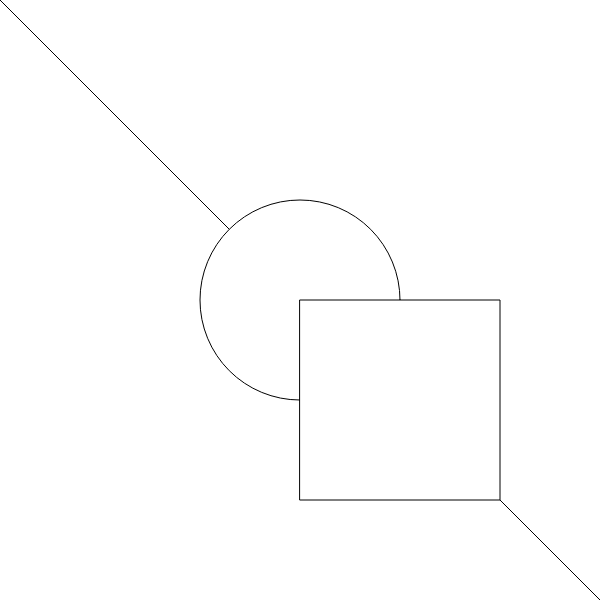
Frame 1 (no input)
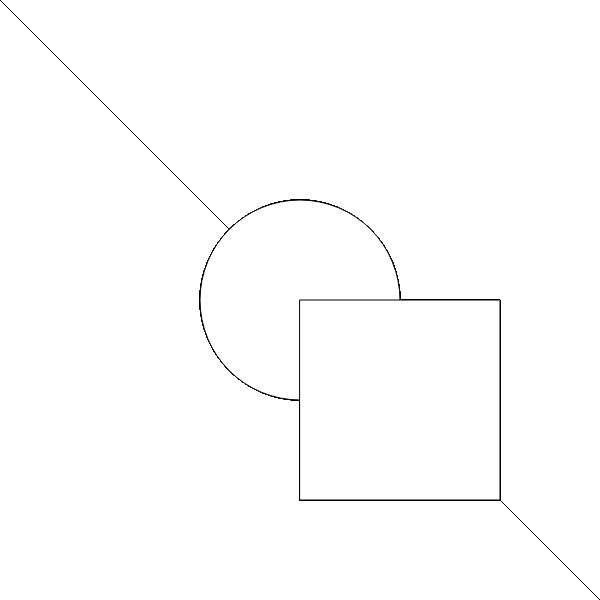
Frame 60 (no input)
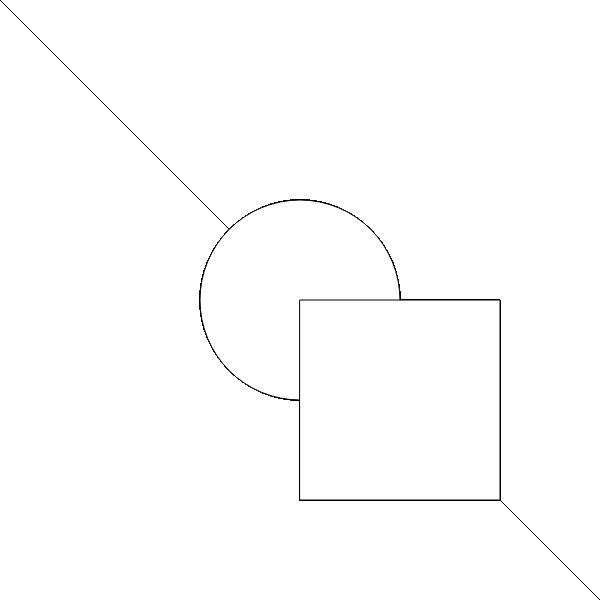
Frame 120 (the mouse pressed at the canvas centre since frame 60)

The p5.js sketch that drew these frames (run headless with seeded random() and noise() and a simulated clock; from frame 60 on, the mouse is pressed at the canvas centre):

// p5.js sketch
// ── sketch.js
/*
Our first example!

Learning outcomes:

1. There are 2 special "functions" we need to create every time to get us 
   started. 1 is called "setup" and the other is called "draw". 
2. Our picture frame is called a "canvas". We need to tell the computer how
   big we want our picture frame.
3. We always put our "createCanvas" command in the "setup" function.
3. Canvas is a little bit different to axis we've seen at school. X and Y start
   at the top left corner of the screen.
4. We can tell the computer to draw different shapes with special commands
   called "functions".
5. We put all our drawing commands in the "draw" function.
6. Shapes can overlap.
*/

var setup = function() {
  	createCanvas(600, 600);
};

var draw = function() {
	// line
	line(0, 0, 600, 600);

	// circle
	ellipse(300, 300, 200, 200);

	// rectangle
	rect(300, 300, 200, 200);
};
